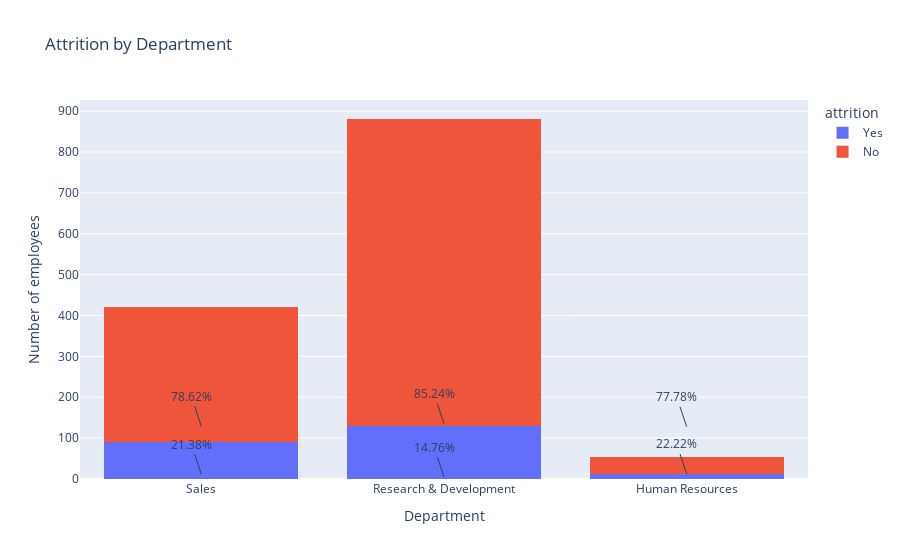

Here is the notebook cell this chart was saved with:
### Markdown cell above
**ATTRITION - WORKPLACE ELEMENTS**

### Code cell
fig = px.histogram(new_df, x='department', color='attrition', title='Attrition by Department',
                   barmode="stack")

percentages = new_df.groupby(['department', 'attrition']).size() / new_df.groupby('department').size() * 100
for department, attrition, percentage in percentages.reset_index().values:
    if attrition == 'Yes':
        text = f'{percentage:.2f}%'
        fig.add_annotation(
            text=text,
            x=department,
            y=percentage-10,
            showarrow=True,)

    elif attrition == 'No':
        text = f'{percentage:.2f}%'
        fig.add_annotation(
            text=text,
            x=department,
            y=percentage+50,
            showarrow=True)

fig.update_layout(
    xaxis_title='Department',
    yaxis_title='Number of employees')
#fig.update_layout(template="plotly_dark")
fig.show()

### Figure 1 — Plotly figure (JSON) as saved in the notebook; plotly's stock layout.template omitted (floating-point values rounded to 4 significant figures; data arrays with more than 128 entries replaced by an {"elided": "..."} marker saying what was removed)
{"data": [{"alignmentgroup": "True", "bingroup": "x", "hovertemplate": "attrition=Yes<br>department=%{x}<br>count=%{y}<extra></extra>", "legendgroup": "Yes", "marker": {"color": "#636efa", "pattern": {"shape": ""}}, "name": "Yes", "offsetgroup": "Yes", "orientation": "v", "showlegend": true, "type": "histogram", "x": {"elided": "232 str values"}, "xaxis": "x", "yaxis": "y"}, {"alignmentgroup": "True", "bingroup": "x", "hovertemplate": "attrition=No<br>department=%{x}<br>count=%{y}<extra></extra>", "legendgroup": "No", "marker": {"color": "#EF553B", "pattern": {"shape": ""}}, "name": "No", "offsetgroup": "No", "orientation": "v", "showlegend": true, "type": "histogram", "x": {"elided": "1124 str values"}, "xaxis": "x", "yaxis": "y"}], "layout": {"annotations": [{"showarrow": true, "text": "77.78%", "x": "Human Resources", "y": 127.8}, {"showarrow": true, "text": "22.22%", "x": "Human Resources", "y": 12.22}, {"showarrow": true, "text": "85.24%", "x": "Research & Development", "y": 135.2}, {"showarrow": true, "text": "14.76%", "x": "Research & Development", "y": 4.756}, {"showarrow": true, "text": "78.62%", "x": "Sales", "y": 128.6}, {"showarrow": true, "text": "21.38%", "x": "Sales", "y": 11.38}], "barmode": "stack", "legend": {"title": {"text": "attrition"}, "tracegroupgap": 0}, "title": {"text": "Attrition by Department"}, "xaxis": {"anchor": "y", "domain": [0, 1], "title": {"text": "Department"}}, "yaxis": {"anchor": "x", "domain": [0, 1], "title": {"text": "Number of employees"}}}}
